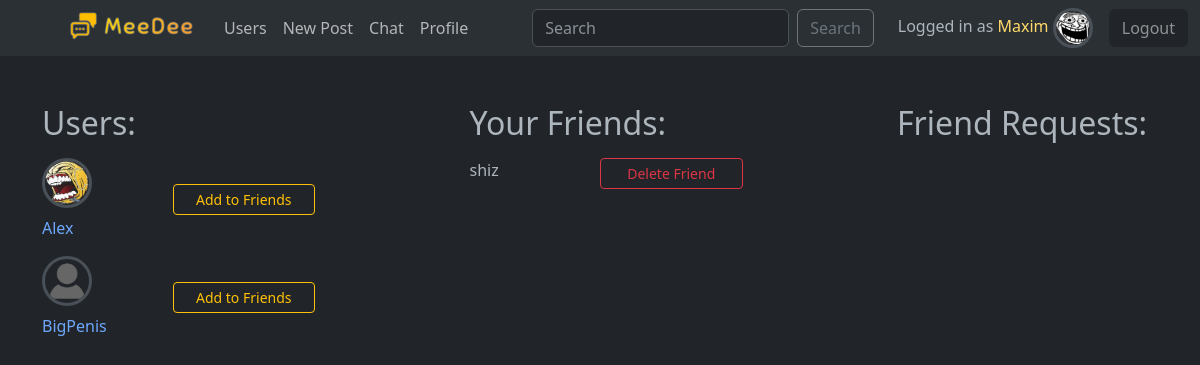
The app's page /users/ (signed in) with its own data.
### social/models.py (models this page shows, shortened)
class User(AbstractUser):
    friends = models.ManyToManyField("User", blank=True)
    email = models.EmailField(unique=True)
    bio = models.TextField(max_length=300, blank=True)
    avatar = models.ImageField(upload_to="images", null=True)
    date_of_birth = models.DateField(null=True, blank=True)
    online_status = models.BooleanField(default=False)
    USERNAME_FIELD = "email"
    REQUIRED_FIELDS = ['username']

### social/views.py (the view)
# urls.py: path('users/', views.UsersListView.as_view(), name='users-list'),
class UsersListView(ListView):
    model = User
    template_name = "social/users_list.html"
    context_object_name = "users"

### social/templates/social/users_list.html (shortened to what this page needs)
{% extends "base.html" %}
{% load static %}
{% block body %}
<div class="container mt-5">
    <div class="row justify-content-between">
        <div class="col-3">
            <h2>Users:</h2>
            {% for user in users %}
                {% if not user.is_superuser %}
                    {% if user not in request.user.friends.all and user != request.user %}
                    <div class="row justify-content-between my-3">
                        <div class="col-4">
                            <a href="{% url 'profile' user.id %}" class='text-decoration-none'>
                                {% if user.avatar %}
                                    <img src="{{ user.avatar.url }}" alt="" class="border border-3 rounded-circle mb-2" style="max-width: 50px;">
                                {% else %}
                                    <img src="{% static 'images/no-avatar.png' %}" alt="" class="border border-3 rounded-circle mb-2" style="max-width: 50px;">
                                {% endif %}
                                <span>{{ user.username }}</span>
                            </a>
                        </div>
                        <a href="{% url 'send-friend-request' user.id %}" class="btn btn-outline-warning btn-sm col-6 h-100 align-self-center">Add to Friends</a>
                    </div>
                    {% endif %}
                {% endif %}
            {% endfor %}
        </div>
        <div class="col-3">
            <h2>Your Friends:</h2>
            {% for friend in user.friends.all %}
                {% if friend != request.user %}
                    <div class="row justify-content-between my-3">
                        <div class="col-4">{{ friend.username }}</div>
                        <a href="{% url 'send-friend-request'  friend.id %}" class="btn btn-outline-danger btn-sm col-6">Delete Friend</a>
                    </div>
                {% endif %}
            {% endfor %}
        </div>
        <div class="col-3">
            <h2>Friend Requests:</h2>
        </div>
    </div>
</div>
{% endblock %}

### templates/includes/navbar.html (shortened to what this page needs)
{% load static %}
<nav class="navbar navbar-expand-lg bg-body-tertiary">
    <div class="container-fluid">
      <div class="collapse navbar-collapse" id="navbarSupportedContent">
        <ul class="navbar-nav me-auto ms-5 mb-2 mb-lg-0">
          <li class="nav-item">
            <a class="navbar-brand" href="{% url 'home' %}">
              <img src="{% static 'images/meedee.png' %}" alt="MeeDee" width="140">
            </a>
          </li>
          <li class="nav-item">
            <a class="nav-link" href="{% url 'users-list' %}">Users</a>
          </li>
          <li class="nav-item">
            <a class="nav-link" href="{% url 'add-post' %}">New Post</a>
          </li>
          <li class="nav-item">
            <a class="nav-link" href="{% url 'chat:chats' %}">Chat</a>
          </li>
          {% if user.is_authenticated %}
          <li class="nav-item">
            <a class="nav-link" href="{% url 'profile' request.user.id %}">Profile</a>
          </li>
          {% endif %}
        </ul>
        <form class="d-flex" role="search" action="{% url 'search' %}">
          <input class="form-control me-2" type="search" name="search" placeholder="Search" aria-label="Search">
          <button class="btn btn-outline-secondary" type="submit">Search</button>
        </form>
        <div class="navbar-nav ms-4 align-items-center">
          {% if user.is_authenticated %}
            <div class="me-3">
              Logged in as <span class="text-warning-emphasis">{{ request.user.username }}</span>
              {% if request.user.avatar %}
                <img src="{{ request.user.avatar.url }}" alt="" class="border border-3 rounded-circle" style="max-width: 40px; min-height: 40px;">
              {% else %}
                <img src="{% static 'images/no-avatar.png' %}" alt="" class="border border-3 rounded-circle" style="max-width: 40px; min-height: 40px;">
              {% endif %}
            </div>
            <div class="">
              <form action="{% url 'logout' %}" method="POST">
                  <button class="btn btn-dark text-white-50" type="submit">Logout</button>
              </form>
            </div>
          {% else %}
          <a class="nav-item text-decoration-none text-info-emphasis" href="{% url 'login' %}">Login</a>
          <span class="mx-1">|</span>
          <a class="nav-item text-decoration-none text-info-emphasis" href="{% url 'signup' %}">Sign Up</a>
          {% endif %}
        </div>
      </div>
    </div>
  </nav>

### records on screen
User: user.username "Maxim", user.avatar (picture)
User: avatar (picture), username "Alex"
User: is_superuser False (drawn), username "BigPenis"
User: username "shiz"
